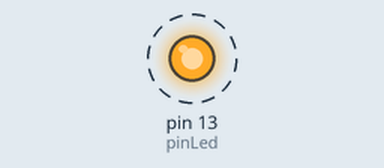
Bench run of a sketch on a simulated Arduino Uno, built with avr-gcc and run on an emulated ATmega328P. Shown: output pins drawn as LEDs (lit = HIGH). Dashed ring = blinking. What the sketch prints to the serial monitor is not drawn.

Above: at 0.05 s.
Timing chart, 0 to 3.0 s (numbered marks = the images above):
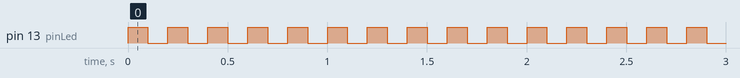

The sketch:

LED_INTERNO.INO
```cpp
//COLOCANDO LED L INTERNO PRA PISCAR
int pinLed = 13;

void setup() {
  Serial.begin(9600); //Comunicação serial normal do areduino com pc
  pinMode(pinLed,OUTPUT);
}

void loop() {
  Serial.println("LIGA");
  digitalWrite(pinLed,HIGH);
  delay(100);
  Serial.println("DESLIGA");
  digitalWrite(pinLed,LOW);
  delay(100);
}
```

Measured:
- by itself, pin 13 (pinLed): alternates HIGH for 0.10 s and LOW for 0.10 s
